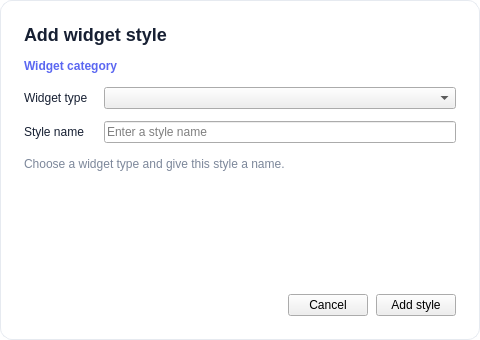
<?xml version="1.0" encoding="UTF-8"?>
<ui version="4.0">
 <class>StyleWidgetItemPopup</class>
 <widget class="QWidget" name="StyleWidgetItemPopup">
  <property name="geometry"><rect><x>0</x><y>0</y><width>480</width><height>340</height></rect></property>
  <property name="minimumSize"><size><width>440</width><height>320</height></size></property>
  <property name="styleSheet">
   <string notr="true">QWidget#StyleWidgetItemPopup { background: #ffffff; border: 1px solid #e6eaf0; border-radius: 12px; }
QLabel { color: #172033; background: transparent; }
QLabel#titleLabel { font-size: 18px; font-weight: 700; }
QLabel#categoryLabel { color: #5b67f1; font-size: 12px; font-weight: 600; }
QLabel#hintLabel { color: #7c879a; font-size: 12px; }
animatedwidgets--FilledButton[editorControl="true"] {
    min-height: 36px; min-width: 72px; qproperty-backgroundNormal: #5b67f1; qproperty-backgroundHover: #6975fa;
    qproperty-contentNormal: #ffffff; qproperty-cornerRadius: 9; qproperty-animateContentColor: true;
}
animatedwidgets--OutlineButton[editorControl="true"] {
    min-height: 36px; min-width: 72px; qproperty-borderNormal: #d7dde8; qproperty-borderHover: #5b67f1;
    qproperty-contentNormal: #172033; qproperty-contentHover: #5b67f1; qproperty-cornerRadius: 9; qproperty-animateContentColor: true;
}
animatedwidgets--LineEdit[editorControl="true"], animatedwidgets--ComboBox[editorControl="true"] {
    min-height: 34px; qproperty-backgroundNormal: #f5f7fb; qproperty-backgroundHover: #f5f7fb; qproperty-backgroundFocus: #f5f7fb;
    qproperty-borderNormal: #e6eaf0; qproperty-borderHover: #5b67f1; qproperty-borderFocus: #5b67f1;
    qproperty-textColor: #172033; qproperty-cornerRadius: 8; qproperty-contentPadding: 9;
}
animatedwidgets--LineEdit#nameEdit {
    background: transparent; border: none;
    qproperty-borderVisible: true; qproperty-borderWidth: 1; qproperty-borderNormal: #d7dde8;
}</string>
  </property>
  <layout class="QVBoxLayout" name="dialogLayout">
   <property name="spacing"><number>14</number></property>
   <property name="leftMargin"><number>24</number></property>
   <property name="topMargin"><number>24</number></property>
   <property name="rightMargin"><number>24</number></property>
   <property name="bottomMargin"><number>24</number></property>
   <item><widget class="QLabel" name="titleLabel"><property name="text"><string>Add widget style</string></property></widget></item>
   <item><widget class="QLabel" name="categoryLabel"><property name="text"><string>Widget category</string></property><property name="textFormat"><enum>Qt::PlainText</enum></property></widget></item>
   <item>
    <layout class="QFormLayout" name="propertyLayout">
     <property name="horizontalSpacing"><number>16</number></property>
     <property name="verticalSpacing"><number>12</number></property>
     <item row="0" column="0"><widget class="QLabel" name="typeLabel"><property name="text"><string>Widget type</string></property></widget></item>
     <item row="0" column="1"><widget class="aw::ComboBox" name="typeCombo"><property name="editorControl" stdset="0"><bool>true</bool></property></widget></item>
     <item row="1" column="0"><widget class="QLabel" name="nameLabel"><property name="text"><string>Style name</string></property></widget></item>
     <item row="1" column="1"><widget class="aw::LineEdit" name="nameEdit"><property name="placeholderText"><string>Enter a style name</string></property><property name="editorControl" stdset="0"><bool>true</bool></property></widget></item>
    </layout>
   </item>
   <item><widget class="QLabel" name="hintLabel"><property name="text"><string>Choose a widget type and give this style a name.</string></property><property name="wordWrap"><bool>true</bool></property></widget></item>
   <item><spacer name="bodySpacer"><property name="orientation"><enum>Qt::Vertical</enum></property><property name="sizeHint" stdset="0"><size><width>20</width><height>12</height></size></property></spacer></item>
   <item>
    <layout class="QHBoxLayout" name="actionLayout">
     <property name="spacing"><number>8</number></property>
     <item><spacer name="actionSpacer"><property name="orientation"><enum>Qt::Horizontal</enum></property><property name="sizeHint" stdset="0"><size><width>20</width><height>20</height></size></property></spacer></item>
     <item><widget class="aw::OutlineButton" name="cancelButton"><property name="text"><string>Cancel</string></property><property name="editorControl" stdset="0"><bool>true</bool></property></widget></item>
     <item><widget class="aw::FilledButton" name="acceptButton"><property name="text"><string>Add style</string></property><property name="editorControl" stdset="0"><bool>true</bool></property></widget></item>
    </layout>
   </item>
  </layout>
 </widget>
 <customwidgets>
  <customwidget><class>aw::FilledButton</class><extends>QPushButton</extends><header>animatedwidgets/buttons/filledbutton.h</header></customwidget>
  <customwidget><class>aw::OutlineButton</class><extends>QPushButton</extends><header>animatedwidgets/buttons/outlinebutton.h</header></customwidget>
  <customwidget><class>aw::ComboBox</class><extends>QComboBox</extends><header>animatedwidgets/comboboxes/combobox.h</header></customwidget>
  <customwidget><class>aw::LineEdit</class><extends>QLineEdit</extends><header>animatedwidgets/inputs/lineedit.h</header></customwidget>
 </customwidgets>
 <resources/>
 <connections/>
</ui>
